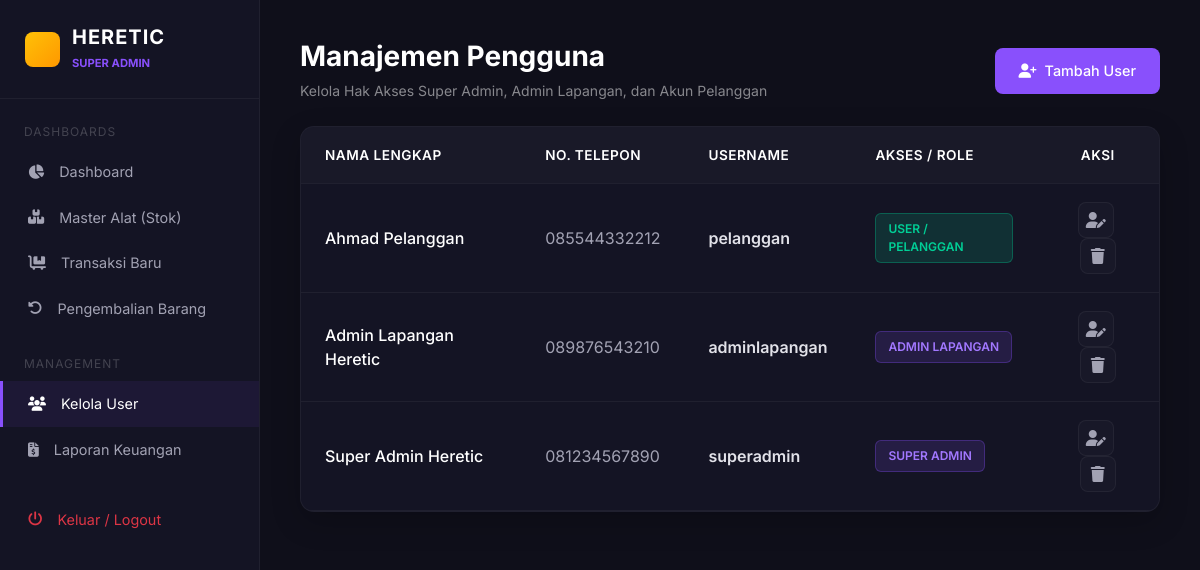
/super_admin/manajemen_user.php (signed in), run on the app's committed database.
### tables this page shows
CREATE TABLE IF NOT EXISTS `users` (
  `id_user` int NOT NULL AUTO_INCREMENT,
  `username` varchar(50) NOT NULL,
  `password` varchar(255) NOT NULL,
  `nama` varchar(100) NOT NULL,
  `no_telp` varchar(20) NOT NULL,
  `role` enum('super_admin','admin','user') NOT NULL DEFAULT 'user',
  `email` varchar(100) DEFAULT NULL,
  `is_active` tinyint(1) DEFAULT '1',
  PRIMARY KEY (`id_user`),
  UNIQUE KEY `username` (`username`)
);

### super_admin/manajemen_user.php (the view, shortened to what this page needs)
<?php
include '../koneksi.php';
?>
<!DOCTYPE html>
<html lang="id">
<head>
    <link rel="stylesheet" href="https://cdnjs.cloudflare.com/ajax/libs/font-awesome/6.4.0/css/all.min.css">
    <link href="https://cdn.jsdelivr.net/npm/bootstrap@5.3.0/dist/css/bootstrap.min.css" rel="stylesheet">
</head>
<body>
    <div class="sidebar">
        <div class="brand-logo">
            <div class="logo-icon"></div>
            <div>
                <h5 class="mb-0 fw-bold text-white" style="letter-spacing: 1px;">HERETIC</h5>
                <small style="font-size: 0.7rem; color: var(--accent-purple); font-weight: 700;">SUPER ADMIN</small>
            </div>
        </div>
        <div class="py-3">
            <p class="px-4 text-uppercase mb-2 mt-2" style="font-size: 0.75rem; letter-spacing: 1px; color: rgba(255,255,255,0.2);">Dashboards</p>
            <a href="index.php" class="nav-link-custom"><i class="fa-solid fa-chart-pie"></i> Dashboard</a>
            <a href="master_alat.php" class="nav-link-custom"><i class="fa-solid fa-boxes-stacked"></i> Master Alat (Stok)</a>
            <a href="transaksi.php" class="nav-link-custom"><i class="fa-solid fa-cart-flatbed"></i> Transaksi Baru</a>
            <a href="pengembalian.php" class="nav-link-custom"><i class="fa-solid fa-rotate-left"></i> Pengembalian Barang</a>
            <p class="px-4 text-uppercase mb-2 mt-4" style="font-size: 0.75rem; letter-spacing: 1px; color: rgba(255,255,255,0.2);">Management</p>
            <a href="manajemen_user.php" class="nav-link-custom active"><i class="fa-solid fa-users"></i> Kelola User</a>
            <a href="laporan.php" class="nav-link-custom"><i class="fa-solid fa-file-invoice-dollar"></i> Laporan Keuangan</a>
            <a href="../logout.php" class="nav-link-custom text-danger mt-4"><i class="fa-solid fa-power-off"></i> Keluar / Logout</a>
        </div>
    </div>
    <div class="main-content">
        <div class="d-flex justify-content-between align-items-center mb-4">
            <div>
                <h3 class="fw-bold text-white mb-1">Manajemen Pengguna</h3>
                <small class="text-white-50">Kelola Hak Akses Super Admin, Admin Lapangan, dan Akun Pelanggan</small>
            </div>
            <button class="btn btn-add" data-bs-toggle="modal" data-bs-target="#modalTambah"><i class="fa-solid fa-user-plus me-2"></i>Tambah User</button>
        </div>
        <div class="card-custom">
            <div class="table-responsive">
                <table class="table-custom">
                    <thead>
                        <tr>
                            <th>Nama Lengkap</th>
                            <th>No. Telepon</th>
                            <th>Username</th>
                            <th>Akses / Role</th>
                            <th class="text-center">Aksi</th>
                        </tr>
                    </thead>
                    <tbody>
                        <?php
                        $query = mysqli_query($koneksi, "SELECT * FROM users ORDER BY id_user DESC");
                        if ($query && mysqli_num_rows($query) > 0):
                            while($row = mysqli_fetch_assoc($query)):
                                $val_nama = $row['nama'] ?? '';
                                $val_telp = $row['no_telp'] ?? '';
                                $val_user = $row['username'] ?? '';
                                $val_role = $row['role'] ?? 'user';
                        ?>
                        <?php
                        $is_admin = ($val_role == 'super_admin' || $val_role == 'admin');
                        $role_badge = $is_admin ? 'badge-admin' : 'badge-user';
                        $role_text = ($val_role == 'super_admin') ? 'Super Admin' : (($val_role == 'admin') ? 'Admin Lapangan' : 'User / Pelanggan');
                        ?>
                        <tr>
                            <td style="color: #ffffff !important; font-weight: 500;"><?= htmlspecialchars($val_nama); ?></td>
                            <td style="color: #a2a2b3 !important;"><?= htmlspecialchars($val_telp); ?></td>
                            <td class="text-info fw-semibold"><?= htmlspecialchars($val_user); ?></td>
                            <td><span class="badge-custom <?= $role_badge; ?>"><?= $role_text; ?></span></td>
                            <td class="text-center">
                                <button type="button" class="btn btn-action me-1" data-bs-toggle="modal" data-bs-target="#modalEdit<?= $row['id_user']; ?>" title="Edit User"><i class="fa-solid fa-user-pen"></i></button>
                                <a href="manajemen_user.php?hapus=<?= $row['id_user']; ?>" onclick="return confirm('Hapus pengguna ini?')" class="btn btn-action btn-delete" title="Hapus User"><i class="fa-solid fa-trash"></i></a>
                            </td>
                        </tr>
                        <?php endwhile; endif; ?>
                    </tbody>
                </table>
            </div>
        </div>
    </div>
</body>
</html>

### super_admin/manajemen_user.php (style rules this page uses)
:root { --bg-main: #0f0f1a; --bg-card: #141424; --text-main: #a2a2b3; --text-light: #ffffff; --accent-purple: #8950fc; --border-color: rgba(255, 255, 255, 0.05); }
body { background-color: var(--bg-main) !important; color: var(--text-main) !important; font-family: 'Inter', sans-serif; margin: 0; }
.sidebar { height: 100vh; background-color: var(--bg-card); width: 260px; position: fixed; border-right: 1px solid var(--border-color); z-index: 99; }
.brand-logo { padding: 25px; display: flex; align-items: center; gap: 12px; border-bottom: 1px solid var(--border-color); }
.logo-icon { width: 35px; height: 35px; background: linear-gradient(135deg, #ffc107, #ff9800); border-radius: 8px; }
.nav-link-custom { color: var(--text-main); padding: 12px 25px; display: flex; align-items: center; gap: 15px; text-decoration: none; font-size: 0.9rem; transition: all 0.3s; border-left: 3px solid transparent; }
.nav-link-custom:hover, .nav-link-custom.active { color: var(--text-light); background: rgba(137, 80, 252, 0.08); border-left: 3px solid var(--accent-purple); }
.main-content { margin-left: 260px; padding: 40px; }
.card-custom { background-color: var(--bg-card) !important; border: 1px solid var(--border-color) !important; border-radius: 14px; box-shadow: 0px 10px 30px rgba(0,0,0,0.2); overflow: hidden; }
.table-responsive { margin: 0; background: transparent !important; }
.table-custom { width: 100%; margin-bottom: 0; vertical-align: middle; border-collapse: collapse; background: transparent !important; }
.table-custom th { background-color: rgba(255, 255, 255, 0.02) !important; color: #ffffff !important; font-weight: 600; font-size: 0.85rem; text-transform: uppercase; letter-spacing: 0.5px; padding: 18px 24px; border-bottom: 1px solid var(--border-color) !important; }
.table-custom td { padding: 18px 24px; border-bottom: 1px solid var(--border-color) !important; color: #e2e2e9 !important; background-color: transparent !important; }
.table-custom tr { background-color: transparent !important; }
.badge-custom { padding: 6px 12px; font-weight: 600; font-size: 0.75rem; border-radius: 6px; text-transform: uppercase; display: inline-block; }
.badge-admin { background-color: rgba(137, 80, 252, 0.15) !important; color: #a278ff !important; border: 1px solid rgba(137, 80, 252, 0.3) !important; }
.badge-user { background-color: rgba(0, 207, 150, 0.15) !important; color: #00cf96 !important; border: 1px solid rgba(0, 207, 150, 0.3) !important; }
.btn-action { width: 36px; height: 36px; padding: 0; display: inline-flex; align-items: center; justify-content: center; border-radius: 8px; transition: all 0.2s; border: 1px solid var(--border-color); color: #a2a2b3; background: rgba(255,255,255,0.02); text-decoration: none; }
.btn-add { background: var(--accent-purple); border: none; color: white; padding: 12px 24px; border-radius: 8px; font-weight: 500; font-size: 0.9rem; transition: opacity 0.2s; }

### data on the page
users: nama "Ahmad Pelanggan", no_telp "085544332212", username "pelanggan", role "USER / PELANGGAN"
users: nama "Admin Lapangan Heretic", no_telp "089876543210", username "adminlapangan", role "ADMIN LAPANGAN"
users: nama "Super Admin Heretic", no_telp "081234567890", username "superadmin", role "SUPER ADMIN"
